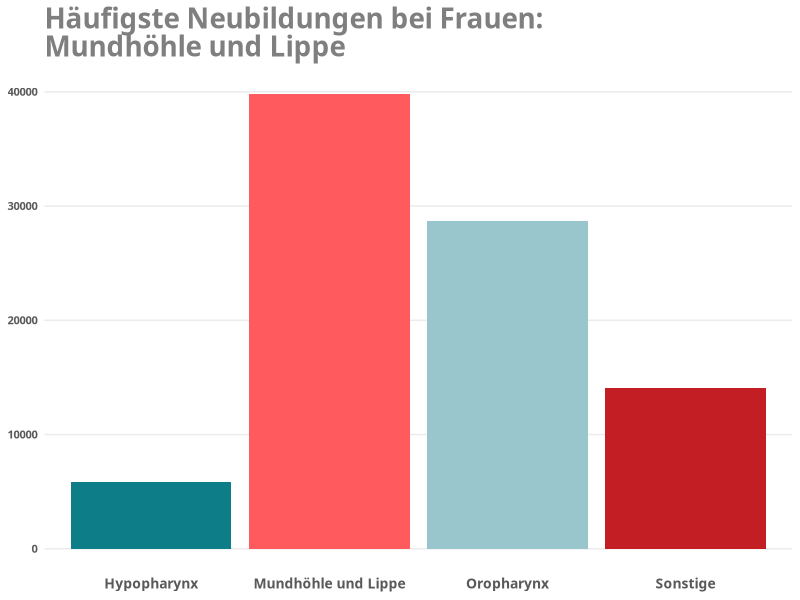

Here is the R script that generated this plot: (Note: this script raises an error after producing the figure.)
## ---- chunk 1
#| fig-height: 8
#| fig-align: center
#| echo: false
#| label: fig-plot-Inzidenz
#| layout-ncol: 2
#| fig-cap: 
#| - "Inzidenz in Deutschland im Zeitraum 1999–2022 basierend auf Daten des Zentrums für Krebsregisterdaten des Robert Koch-Instituts (RKI).[@ZentrumfurKrebsregisterdatenimRobertKoch-Institut2024] "
#| - "Inzidenz in Deutschland im Zeitraum 1999–2022 basierend auf Daten des Zentrums für Krebsregisterdaten des Robert Koch-Instituts (RKI).[@ZentrumfurKrebsregisterdatenimRobertKoch-Institut2024] "


# Required Libraries
library(ggplot2)
library(dplyr)
library(scales) # For percentage formatting
library(ggtext) # For element_markdown in themes
library(tidyr) # For data transformation
library(dplyr)

color_palette <- c("#0d7d87","#ff5a5e",  "#99c6cc", "#c31e23" )

# Read the CSV file
data <- read.csv( "Daten/InzidenzHNO.csv" , sep = ";", header = TRUE)

data <- data %>% 
  select(-X)%>%
  mutate(
    Diagnose_Gruppe = case_when(
    
    Diagnose %in% c(
      "Lippe (C00)",
      "sonstg/nnbez Teile d Zunge (C02)",
      "Zahnfleisch (C03)",
      "Mundboden (C04)",
      "sonstg/nnbez Teile d Mundes (C06)"
      ) ~ "Mundhöhle und Lippe" ,
    
    Diagnose %in% c(
      "Zungengrund (C01)",
      "Gaumen (C05)",
      "Tonsille (C09)",
      "Oropharynx (C10)"
    ) ~ "Oropharynx",

    Diagnose %in% c(
      "Recessus piriformis (C12)",
      "Hypopharynx (C13)"
    ) ~ "Hypopharynx",
    
    TRUE ~ "Sonstige",  # Default für andere
    
  ))

  
  
  


# Create the bar chart
data %>% 
  select(-männlich)%>%
  ggplot(

  aes(
    x = Diagnose_Gruppe, 
    y = weiblich, 
    fill = Diagnose_Gruppe
    )) +
  geom_bar(
    stat = "identity", 
    show.legend = FALSE
    ) +  
  scale_fill_manual(values = color_palette) +  
  theme_minimal() +  
  labs(
    title = "<p><span style='color:#7f7f7f'>Häufigste Neubildungen bei Frauen:<br> Mundhöhle und Lippe</span></p>",
  ) +
  theme(
    plot.title = element_markdown(hjust = 0, family = "Ubuntu", size = 20, face = "bold"),
    plot.caption = element_markdown(hjust = 0.5, size = 10),
    # panel.grid.major.y = element_blank(),
    panel.grid.minor.y = element_blank(),
    panel.grid.major.x = element_blank(),
    panel.grid.minor.x = element_blank(),
    axis.text.x = element_text(
      #angle = 45, 
      hjust = 0.5,
      family = "Ubuntu", 
      face = "bold", 
      color = "#595959", 
      size = 10
      ),  # Rotate x labels if they overlap
    axis.title.x = element_blank(),  # Remove x axis title
    axis.title.y = element_blank(),  # Remove y axis title
    #axis.text.y = element_blank(),  # Remove y axis text
    axis.text.y = element_text(family = "Ubuntu", face = "bold", color = "#595959", size = 8),  
    axis.ticks = element_blank()  # Remove axis ticks
  )

color_palette <- c("#0d7d87", "#B2BEB5" )

# Create the bar chart
data %>% 
  select(-weiblich)%>%
  ggplot(

  aes(
    x = Diagnose_Gruppe, 
    y = männlich, 
    fill = Diagnose_Gruppe
    )) +
  geom_bar(
    stat = "identity", 
    show.legend = FALSE
    ) +  
  scale_fill_manual(values = color_palette) +  
  theme_minimal() +  
  labs(
    title = "<p><span style='color:#7f7f7f'>Oropharynx-Tumoren: ",
    subtitle = "<p><span style='color:#B4B4B4'> Die häufigste Diagnose bei Männern</span></p>"
  ) +
  theme(
    plot.title = element_markdown(hjust = 0, family = "Ubuntu", size = 20, face = "bold"),
    plot.subtitle = element_markdown(hjust = 0, family = "Ubuntu", size = 18, face = "bold"),
    plot.caption = element_markdown(hjust = 0.5, size = 10),
    # panel.grid.major.y = element_blank(),
    panel.grid.minor.y = element_blank(),
    panel.grid.major.x = element_blank(),
    panel.grid.minor.x = element_blank(),
    axis.text.x = element_text(
      #angle = 45, 
      hjust = 0.5,
      family = "Ubuntu", 
      face = "bold", 
      color = "#595959", 
      size = 10
      ),  # Rotate x labels if they overlap
    axis.title.x = element_blank(),  # Remove x axis title
    axis.title.y = element_blank(),  # Remove y axis title
    #axis.text.y = element_blank(),  # Remove y axis text
    axis.text.y = element_text(family = "Ubuntu", face = "bold", color = "#595959", size = 8),  
    axis.ticks = element_blank()  # Remove axis ticks
  )
  
